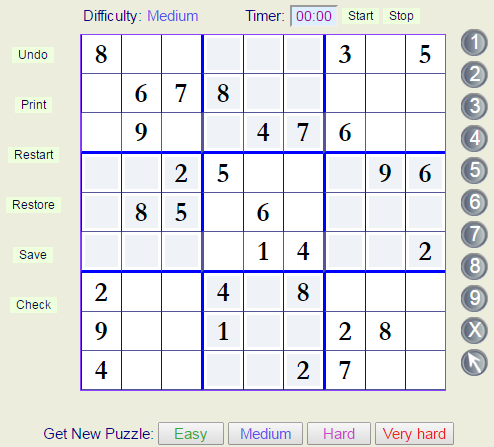
#> input picture sudoku-solver/test_images/sudoku_online_2.png, 494 x 447 px, given in place of sudoku_sample.png, which was not available
$ python finder.py   (older library calls are emulated)
#> lines starting #> are read from the running program, lines starting #| are printed output that depends on the picture; after the words box and inside, x2 and y2 are one past the last pixel; in counts of white or black regions, pixels touching at a corner belong together; pictures that were not available may be replaced by others from this repository, and a replacement may not be noted
### sudoku-solver/util.py
from functools import wraps
import os

import cv2
import numpy as np


# [4 lines left out: function img_show, not called in this run]


def reshape_and_show(arr, w=20, h=20):
    arr = arr.reshape(w, h).astype(np.uint8)
    img_show(arr)


# [18 lines left out: functions log_call, img_write, not called in this run]


def uniformize_points(p1, p2, p3, p4):
    """
    Orders 4 points so their order will be top-left, top-right,
    bottom-left, bottom-right.
    A point is a list/tuple made of two values.

    :param p1:
    :param p2:
    :param p3:
    :param p4:
    :return:
    """
    pts = [p1, p2, p3, p4]
    pts.sort(key=lambda x: x[0] + x[1])
    if pts[1][0] < pts[2][0]:
        pts[1], pts[2] = pts[2], pts[1]

    return pts


# [5 lines left out: function _process_wrapper, not called in this run]

### sudoku-solver/digits.py
import os
from itertools import izip

import numpy as np
import cv2


_current_dir = os.path.dirname(os.path.abspath(__file__))
_train_img_path_1 = os.path.join(_current_dir, 'data', 'digits.png')
# _train_img_path_2 not used (for now, maybe)
_train_img_path_2 = os.path.join(_current_dir, 'data', 'digits_font.jpg')
_train_data_font = os.path.join(_current_dir, 'data', 'train_data.data')
_train_labels_font = os.path.join(_current_dir, 'data', 'train_labels.data')
_train_data_handwritten = os.path.join(_current_dir, 'data', 'train_data_handwritten.npz')
_train_labels_handwritten = os.path.join(_current_dir, 'data', 'train_labels_handwritten.npz')


# [36 lines left out: functions _extract_digits, _build_handwritten_data, not called in this run]


def _get_handwritten_data():
    try:
        with np.load(_train_data_handwritten) as data:
            train_data_hand = data['train_data']
        with np.load(_train_labels_handwritten) as data:
            train_labels_hand = data['train_labels']
    except IOError as e:
        raise IOError("Could not load data: {}".format(e))

    if not len(train_data_hand) or not len(train_labels_hand):
        train_data_hand, train_labels_hand = _build_handwritten_data(True)

    return train_data_hand, train_labels_hand


def get_trained_knn(with_handwritten=True):
    knn = cv2.ml.KNearest_create()

    train_data_hand = []
    train_labels_hand = []
    if with_handwritten:
        train_data_hand, train_labels_hand = _get_handwritten_data()

    train_data_font = np.loadtxt(_train_data_font).astype(np.float32)
    train_labels_font = np.loadtxt(_train_labels_font).astype(np.float32)

    train_data = np.concatenate((train_data_font, train_data_hand), axis=0)
    train_labels = np.concatenate((train_labels_font, train_labels_hand), axis=0)
    knn.train(train_data, cv2.ml.ROW_SAMPLE, train_labels)

    return knn

# [2 lines that do not run on import are left out]

### sudoku-solver/finder.py
from copy import deepcopy

import cv2
import numpy as np

from digits import get_trained_knn
from solver import SudokuSolver
from error import PuzzleNotFound
from util import uniformize_points, img_show


class SudokuFinder(object):

    PUZZLE_SIZE = 450
    DIGIT_RESIZE_W = 10
    DIGIT_RESIZE_H = 10

    def __init__(self, img):
        self.original_img = img
        self.img_gray = cv2.cvtColor(img, cv2.COLOR_BGR2GRAY)
        self.puzzle_matrix = None
        self._puzzle_coords = []

    def find_puzzle(self):
        puzzle_img = self._preprocess()
        self.puzzle_matrix = self._get_puzzle_matrix(puzzle_img)
        return self.puzzle_matrix, self._puzzle_coords

    def _preprocess(self):
        def threshold_img(image):
            kernel = (3, 3)
            blurred = cv2.GaussianBlur(image, kernel, 0)
            thr = cv2.adaptiveThreshold(blurred, 255, cv2.ADAPTIVE_THRESH_GAUSSIAN_C,
                                        cv2.THRESH_BINARY, 5, 2)
            return cv2.bitwise_not(thr)

        thr_img = threshold_img(self.img_gray)
        puzzle = self._find_puzzle_section(thr_img)
        thr_img = threshold_img(puzzle)

        return thr_img

    def _find_puzzle_section(self, thr_img):
        img, contours, h = cv2.findContours(thr_img, cv2.RETR_TREE, cv2.CHAIN_APPROX_SIMPLE)
        biggest = []
        max_area = -1
        for i in contours:
            area = cv2.contourArea(i)
            if area > 100:  # subjective value
                perimeter = cv2.arcLength(i, True)
                approx = cv2.approxPolyDP(i, 0.02 * perimeter, True)
                if area > max_area and len(approx) == 4:
                    biggest = approx
                    max_area = area
        if not len(biggest):
            raise PuzzleNotFound

        color_white = (255, 255, 255)
        cv2.rectangle(thr_img, tuple(biggest[1][0]), tuple(biggest[3][0]), color_white, 5)

        p1, p2, p3, p4 = uniformize_points(biggest[0][0], biggest[1][0], biggest[2][0], biggest[3][0])
        self._puzzle_coords.extend([p1, p2, p3, p4])
        pts1 = np.float32([[p1, p2, p3, p4]])
        pts2 = np.float32([[0, 0],
                           [self.PUZZLE_SIZE - 1, 0],
                           [0, self.PUZZLE_SIZE - 1],
                           [self.PUZZLE_SIZE - 1, self.PUZZLE_SIZE - 1]])

        matrix = cv2.getPerspectiveTransform(pts1, pts2)
        puzzle_img = cv2.warpPerspective(self.img_gray, matrix,
                                         (self.PUZZLE_SIZE, self.PUZZLE_SIZE))

        if max_area > self.PUZZLE_SIZE ** 2:
            puzzle_img = cv2.GaussianBlur(puzzle_img, (5, 5), 0)

        return puzzle_img

    def _get_puzzle_matrix(self, puzzle_img):
        """
        Returns a 9x9 matrix with the found digits.

        Puzzles may have different font sizes and because of that multiple iterations
        are required to find the best width / height.

        Another idea is to remove the sudoku grid first and then use the hierarchy
        from findContours to retrieve only the top-level contours.
        (http://answers.opencv.org/question/53293/how-to-remove-line-on-music-sheet/)
        :param img:
        :param original:
        :return:
        """
        img_copy = np.copy(puzzle_img)
        img_color = cv2.cvtColor(img_copy, cv2.COLOR_GRAY2BGR)
        i, contours, _ = cv2.findContours(puzzle_img, cv2.RETR_LIST, cv2.CHAIN_APPROX_SIMPLE)

        kernel = cv2.getStructuringElement(cv2.MORPH_CROSS, (3, 3))
        erode = cv2.erode(img_copy, kernel)
        img_dilate = cv2.dilate(erode, kernel)

        trained_knn = get_trained_knn()
        sudoku_matrix_final = []
        min_w, max_w = 5, 40
        min_h, max_h = 44, 59
        step = 0
        coords_digits_fun = []
        coords_digits_final = []

        for _ in xrange(33):
            coords_digits = []
            sudoku_matrix = np.empty((9, 9), dtype=np.object)
            step += 1
            i = 0
            for cnt in contours:
                if cv2.contourArea(cnt) < 20:
                    # too little to be a digit
                    continue
                x, y, w, h = cv2.boundingRect(cnt)
                if min_w < w < max_w and min_h - step < h < max_h - step:
                    a = y / 50  # 50 = self.PUZZLE_SIZE / 9
                    b = x / 50
                    if (a, b) in coords_digits:
                        # two values in the same cell -> bad reading
                        break
                    roi = img_dilate[y:y + h, x:x + w]
                    digit = cv2.resize(roi, (self.DIGIT_RESIZE_W, self.DIGIT_RESIZE_H))
                    num_total_px = self.DIGIT_RESIZE_H * self.DIGIT_RESIZE_W
                    test_data = digit.reshape((-1, num_total_px)).astype(np.float32)
                    _, result, _, _ = trained_knn.findNearest(test_data, k=1)

                    coords_digits.append((a, b))
                    coords_digits_fun.append((x + 3, y + 3, int(result[0, 0]), i))
                    sudoku_matrix[a, b] = int(result[0, 0])

                    i += 1
            if len(coords_digits) > 16:
                # apparently there are no uniquely solvable 16-clue grids
                if not len(sudoku_matrix_final):
                    sudoku_matrix_final = np.copy(sudoku_matrix)
                    coords_digits_final = deepcopy(coords_digits_fun)
                else:
                    len_matrix = len(sudoku_matrix[np.where(sudoku_matrix > 0)])
                    len_final = len(sudoku_matrix_final[np.where(sudoku_matrix_final > 0)])
                    if len_matrix > len_final:
                        coords_digits_final = deepcopy(coords_digits_fun)
                        sudoku_matrix_final = np.copy(sudoku_matrix)

        # [13 lines of commented-out code are left out]
        return sudoku_matrix_final


# [44 lines left out: function write_missing_values, not called in this run]


def main():
    img_src = 'test_images/handwritten.jpg'  # unable to read all digits
    img_src = 'test_images/site_sudoku.png'  # misreads some digits
    img_src = 'test_images/sudoku_test_rotated_ccw.png'  # ok
    img_src = 'test_images/sudoku_test_clear.png'  # ok
    img_src = 'test_images/sudoku_test_rotated_cw.png'  # ok
    img_src = 'test_images/sudoku_test_clear_smaller.png'  # ok
    img_src = 'test_images/sudoku_sample.png'  # ok
    img = cv2.imread(img_src, cv2.IMREAD_COLOR)
#> img is the input picture: shape (447, 494, 3); mean B, G, R 233.2, 228.3, 227.7

    sf = SudokuFinder(img)
#> in __init__, `self.img_gray = cv2.cvtColor(img, cv2.COLOR_BGR2GRAY)`:
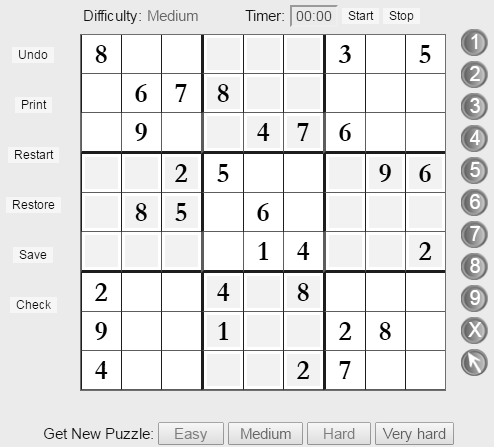
#> self.img_gray: shape (447, 494); min 0, max 255, mean 228.6
    puzzle, coords = sf.find_puzzle()
#> in threshold_img, `thr = cv2.adaptiveThreshold(blurred, 255, cv2.ADAPTIVE_THRESH_GAUSSIAN..`:
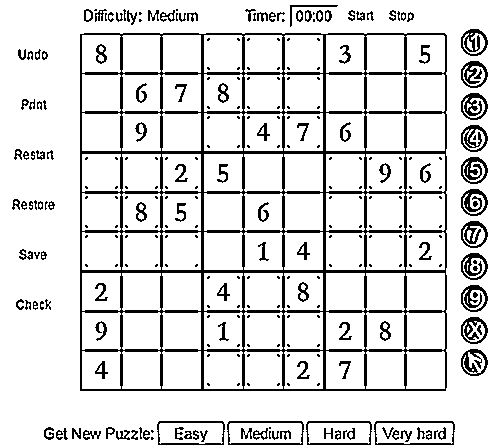
#> thr: shape (447, 494); 85.8% white; 294 black regions (167 under 20 px), largest, box (x1, y1, x2, y2) and area: (80, 33, 447, 391) 18471, (461, 157, 488, 184) 385, (461, 93, 488, 120) 374
#> in threshold_img, `return cv2.bitwise_not(thr)`: returned value: shape (447, 494); 14.2% white; 294 white regions (167 under 20 px)
#> in _find_puzzle_section, `img, contours, h = cv2.findContours(thr_img, cv2.RETR_TREE, cv2.CHAIN_..`: contours = 468 contours, 242 with area under 20; largest, box (x1, y1, x2, y2) and area: (80, 33, 447, 391) 130590, (374, 421, 455, 445) 1807, (227, 421, 304, 445) 1715, (375, 422, 454, 445) 1629, (228, 422, 303, 445) 1539; h = 468 rows, first 6: [1, -1, -1, -1], [2, 0, -1, -1], [4, 1, 3, -1], [-1, -1, -1, 2], [5, 2, -1, -1], [6, 4, -1, -1]
#> the loop in _find_puzzle_section, `for i in contours:` made 468 passes
#> (area, perimeter, biggest, max_area) on passes 17, 147: (1807, 204.1, [[374, 424], [375, 444], [453, 444], [452, 421]], 1807), (130590, 1456.9, [[80, 34], [80, 390], [445, 390], [444, 33]], 130590)
#> (area, perimeter, approx) on passes 18, 29, 30, 37, 38, 47: (1629, 200.3, [[375, 424], [451, 422], [453, 442], [377, 444]]), (1462, 174.1, [[306, 424], [307, 444], [370, 444], [369, 421]]), (1308, 169.5, [[307, 424], [368, 422], [370, 442], [309, 444]]), (1715, 196.1, [[227, 424], [228, 444], [302, 444], [301, 421]]), (1539, 191.5, [[228, 424], [300, 422], [302, 442], [230, 444]]), (1508, 178.1, [[157, 424], [158, 444], [223, 444], [222, 421]])
#> after the loop in _find_puzzle_section, `for i in contours:`: max_area = 130590
#> in _find_puzzle_section, `cv2.rectangle(thr_img, tuple(biggest[1][0]), tuple(biggest[3][0]), col..`:
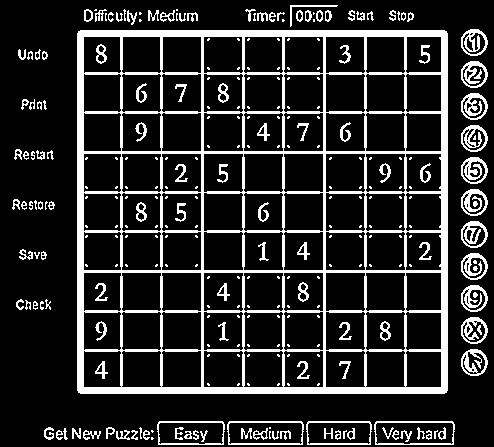
#> thr_img: shape (447, 494); 17.4% white; 288 white regions (161 under 20 px), largest, box (x1, y1, x2, y2) and area: (77, 30, 448, 394) 25608, (461, 157, 488, 184) 385, (461, 93, 488, 120) 374
#> in uniformize_points, `pts = [p1, p2, p3, p4]`: pts = [[80, 34], [80, 390], [445, 390], [444, 33]]
#> in _find_puzzle_section, `p1, p2, p3, p4 = uniformize_points(biggest[0][0], biggest[1][0], bigge..`: p1 = [80, 34]; p2 = [444, 33]; p3 = [80, 390]; p4 = [445, 390]
#> in _find_puzzle_section, `pts1 = np.float32([[p1, p2, p3, p4]])`: pts1 = [[80, 34], [444, 33], [80, 390], [445, 390]]
#> in _find_puzzle_section, `matrix = cv2.getPerspectiveTransform(pts1, pts2)`: matrix = [[1.24, -2.31e-17, -99.05], [0.00348, 1.27, -43.32], [7.74e-06, 7.7e-06, 1]]
#> in threshold_img (call 2), `blurred = cv2.GaussianBlur(image, kernel, 0)`:
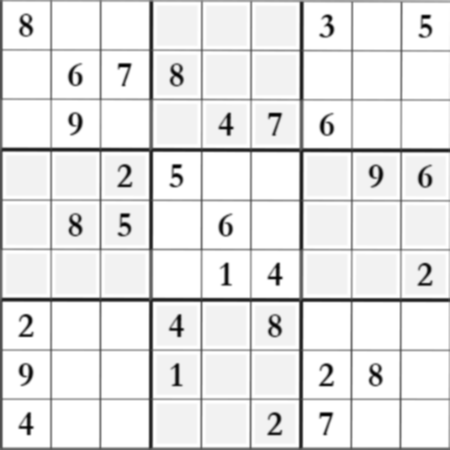
#> blurred: shape (450, 450); min 0, max 255, mean 231.4
#> in threshold_img (call 2), `thr = cv2.adaptiveThreshold(blurred, 255, cv2.ADAPTIVE_THRESH_GAUSSIAN..`:
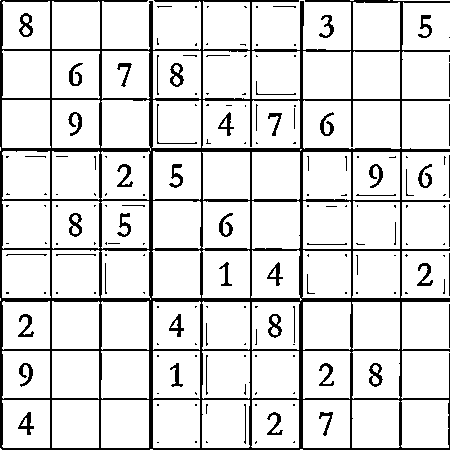
#> thr: shape (450, 450); 86.6% white; 177 black regions (118 under 20 px), largest, box (x1, y1, x2, y2) and area: (0, 0, 450, 450) 21167, (170, 63, 184, 87) 166, (19, 13, 33, 37) 165
#> in _get_puzzle_matrix, `img_color = cv2.cvtColor(img_copy, cv2.COLOR_GRAY2BGR)`: img_color: shape (450, 450, 3); 13.4% white; 177 white regions (118 under 20 px)
#> in _get_puzzle_matrix, `i, contours, _ = cv2.findContours(puzzle_img, cv2.RETR_LIST, cv2.CHAIN..`: contours = 262 contours, 150 with area under 20; largest, box (x1, y1, x2, y2) and area: (0, 0, 450, 450) 173648, (302, 99, 402, 150) 4672, (201, 99, 301, 149) 4662, (1, 249, 52, 299) 2402, (1, 99, 52, 149) 2402
#> in _get_puzzle_matrix, `erode = cv2.erode(img_copy, kernel)`:
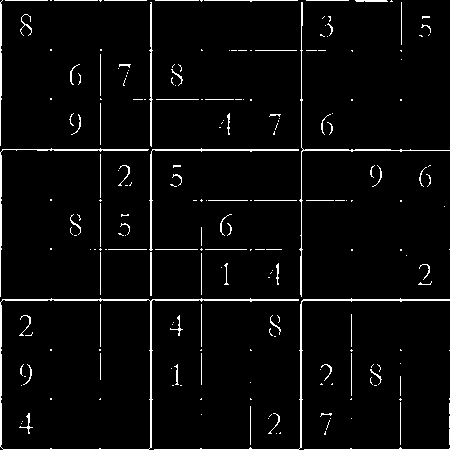
#> erode: shape (450, 450); 3.8% white in thin lines or dots
#> in _get_puzzle_matrix, `img_dilate = cv2.dilate(erode, kernel)`:
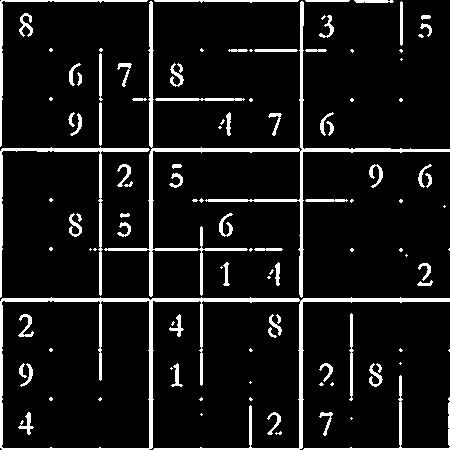
#> img_dilate: shape (450, 450); 8.6% white; 115 white regions (50 under 20 px), largest, box (x1, y1, x2, y2) and area: (0, 297, 450, 450) 4568, (104, 1, 450, 298) 4099, (0, 147, 150, 298) 1356
#> (reads sudoku-solver/data/train_data_handwritten.npz from the repository)
#> (reads sudoku-solver/data/train_labels_handwritten.npz from the repository)
    ss = SudokuSolver(deepcopy(puzzle))
    ss.solve(seconds_limit=4)
    completed_values = ss.get_completed_values()
    write_missing_values(img, coords, completed_values)
    img_show(img)


if '__main__' == __name__:
#> (the run stopped early here; a loop or call above may not have finished)
